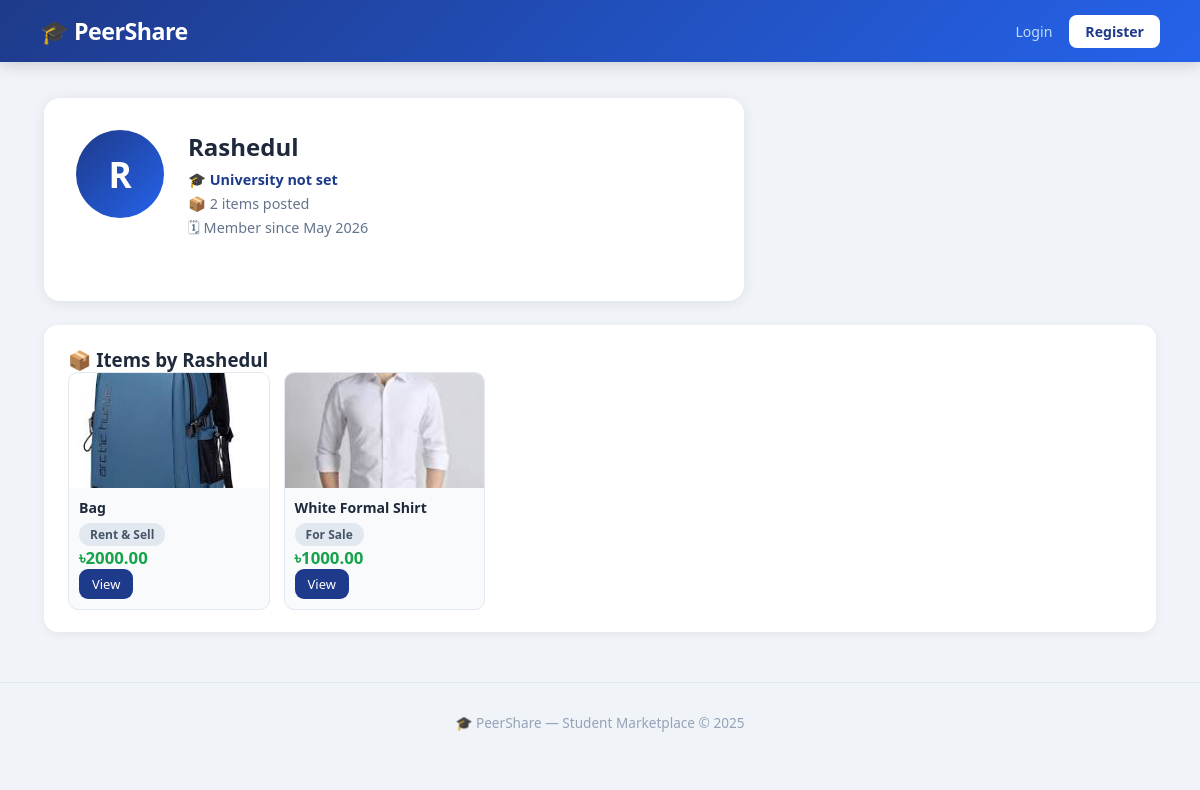
The app's page /user/Rashedul/, older data.
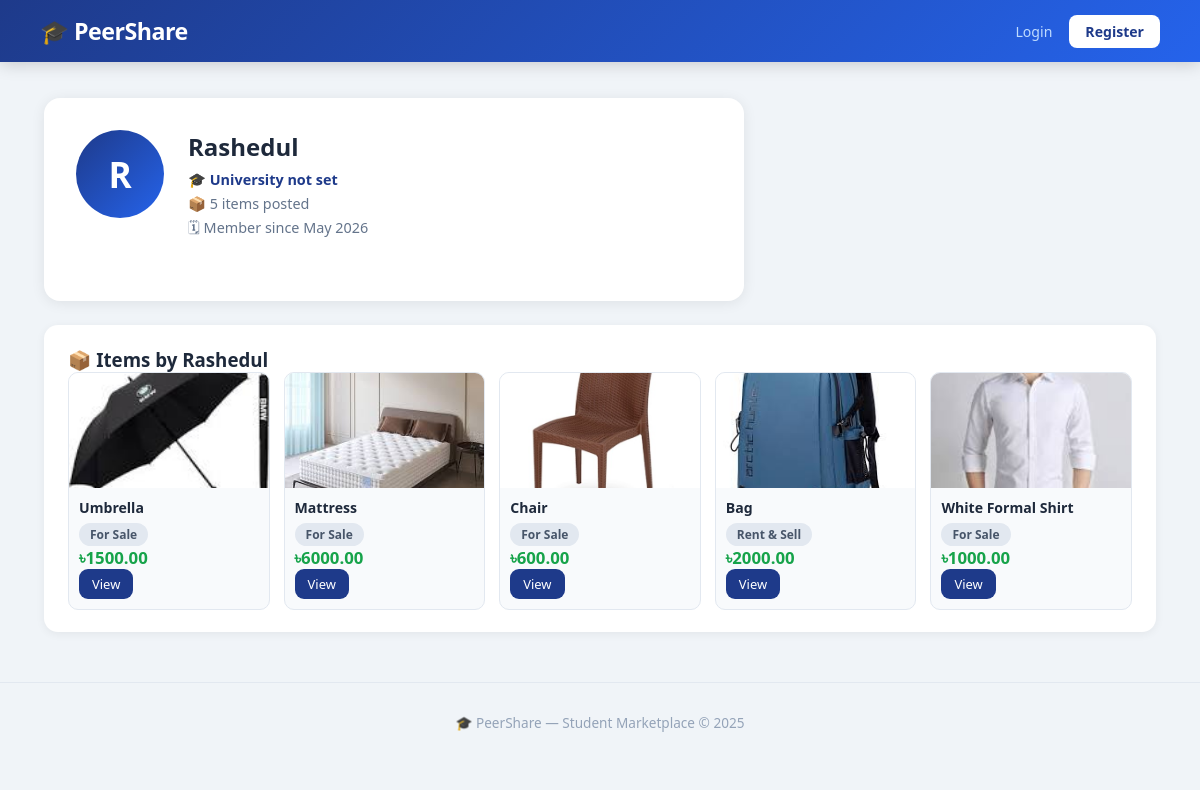
The same page, newer data.
### user/models.py (models this page shows, shortened)
class Profile(models.Model):
    UNIVERSITY_CHOICES = [
        ('farmgate', 'University of Asia Pacific'),
        ('dhaka', 'University of Dhaka'),
        ('buet',  'BUET'),
        ('nsu',   'North South University'),
        ('bracu', 'BRAC University'),
        ('cuet',  'CUET'),
        ('ruet',  'RUET'),
        ('other', 'Other'),
    ]
    user        = models.OneToOneField(
                    settings.AUTH_USER_MODEL,
                    on_delete=models.CASCADE,
                    related_name='profile'
                  )
    bio         = models.TextField(blank=True, null=True)
    profile_pic = models.ImageField(
                    upload_to='profiles/',
                    blank=True, null=True
                  )
    university  = models.CharField(
                    max_length=100,
                    choices=UNIVERSITY_CHOICES,
                    blank=True
                  )
    phone       = models.CharField(max_length=20, blank=True)
    location    = models.CharField(max_length=100, blank=True)
    joined_at   = models.DateTimeField(auto_now_add=True)
    def get_total_items(self):
        return self.user.items.count()
    def get_average_rating(self):
        from marketplace.models import Review
        reviews = Review.objects.filter(item__owner=self.user)
        if reviews.exists():
            return round(
                sum(r.rating for r in reviews) / reviews.count(), 1
            )
        return None

### accounts/models.py (models this page shows, shortened)
class CustomUser(AbstractUser):
    university_email = models.EmailField(
        unique=True,
        blank=True,
        default=''
    )
    is_verified = models.BooleanField(default=False)

### marketplace/models.py (models this page shows, shortened)
class Item(models.Model):
    CATEGORY_CHOICES = [
        ('rent', 'For Rent'),
        ('sell', 'For Sale'),
        ('both', 'Rent & Sell'),
    ]
    owner = models.ForeignKey(
                     settings.AUTH_USER_MODEL,
                     on_delete=models.CASCADE,
                     related_name='items'
                   )
    title = models.CharField(max_length=200)
    description  = models.TextField()
    price  = models.DecimalField(
                     max_digits=10, decimal_places=2
                   )
    category = models.CharField(
                     max_length=10, choices=CATEGORY_CHOICES
                   )
    image = models.ImageField(
                     upload_to='items/',
                     null=True, blank=True
                   )
    is_available = models.BooleanField(default=True)
    created_at   = models.DateTimeField(auto_now_add=True)

### user/views.py (the view)
# urls.py: path('<str:username>/',  views.public_profile, name='public_profile'),
def public_profile(request, username):
    viewed_user = get_object_or_404(User, username=username)
    profile     = get_object_or_404(Profile, user=viewed_user)
    user_items  = Item.objects.filter(
                    owner=viewed_user
                  ).order_by('-created_at')
    return render(request, 'user/public_profile.html', {
        'viewed_user': viewed_user,
        'profile':     profile,
        'user_items':  user_items,
    })

### templates/user/public_profile.html (shortened to what this page needs)
{% extends 'base.html' %}
{% block content %}
<div class="profile-card">
  <div class="profile-top">
    {% if profile.profile_pic %}
      <img src="{{ profile.profile_pic.url }}"
           class="avatar-lg" alt="Profile">
    {% else %}
      <div class="avatar-lg-placeholder">
        {{ viewed_user.username|first|upper }}
      </div>
    {% endif %}
    <div class="profile-info">
      <h2>{{ viewed_user.username }}</h2>
      <p class="univ-label">
        🎓 {{ profile.get_university_display|default:"University not set" }}
      </p>
      <p>📦 {{ profile.get_total_items }} items posted</p>
      <p>🗓 Member since {{ profile.joined_at|date:"M Y" }}</p>
    </div>
  </div>
</div>
<div class="db-section">
  <h3>📦 Items by {{ viewed_user.username }}</h3>
  {% if user_items %}
  <div class="mini-grid">
    {% for item in user_items %}
    <div class="mini-card">
      {% if item.image %}
        <img src="{{ item.image.url }}" alt="{{ item.title }}">
      {% else %}
        <div class="mini-no-img">📦</div>
      {% endif %}
      <div class="mini-body">
        <strong>{{ item.title }}</strong>
        <span class="badge">{{ item.get_category_display }}</span>
        <p class="price">৳{{ item.price }}</p>
        <a href="/item/{{ item.pk }}/" class="btn small">View</a>
      </div>
    </div>
    {% endfor %}
  </div>
  {% else %}
    <p class="empty-msg">No items posted yet.</p>
  {% endif %}
</div>
{% endblock %}

Row changes from the older to the newer data that the page shows:
computed for Profile "University not set": get_total_items "2" → "5"
added Item: image (picture), title "Umbrella", category "For Sale", price "1500.00"
added Item: image (picture), title "Mattress", category "For Sale", price "6000.00"
added Item: image (picture), title "Chair", category "For Sale", price "600.00"
